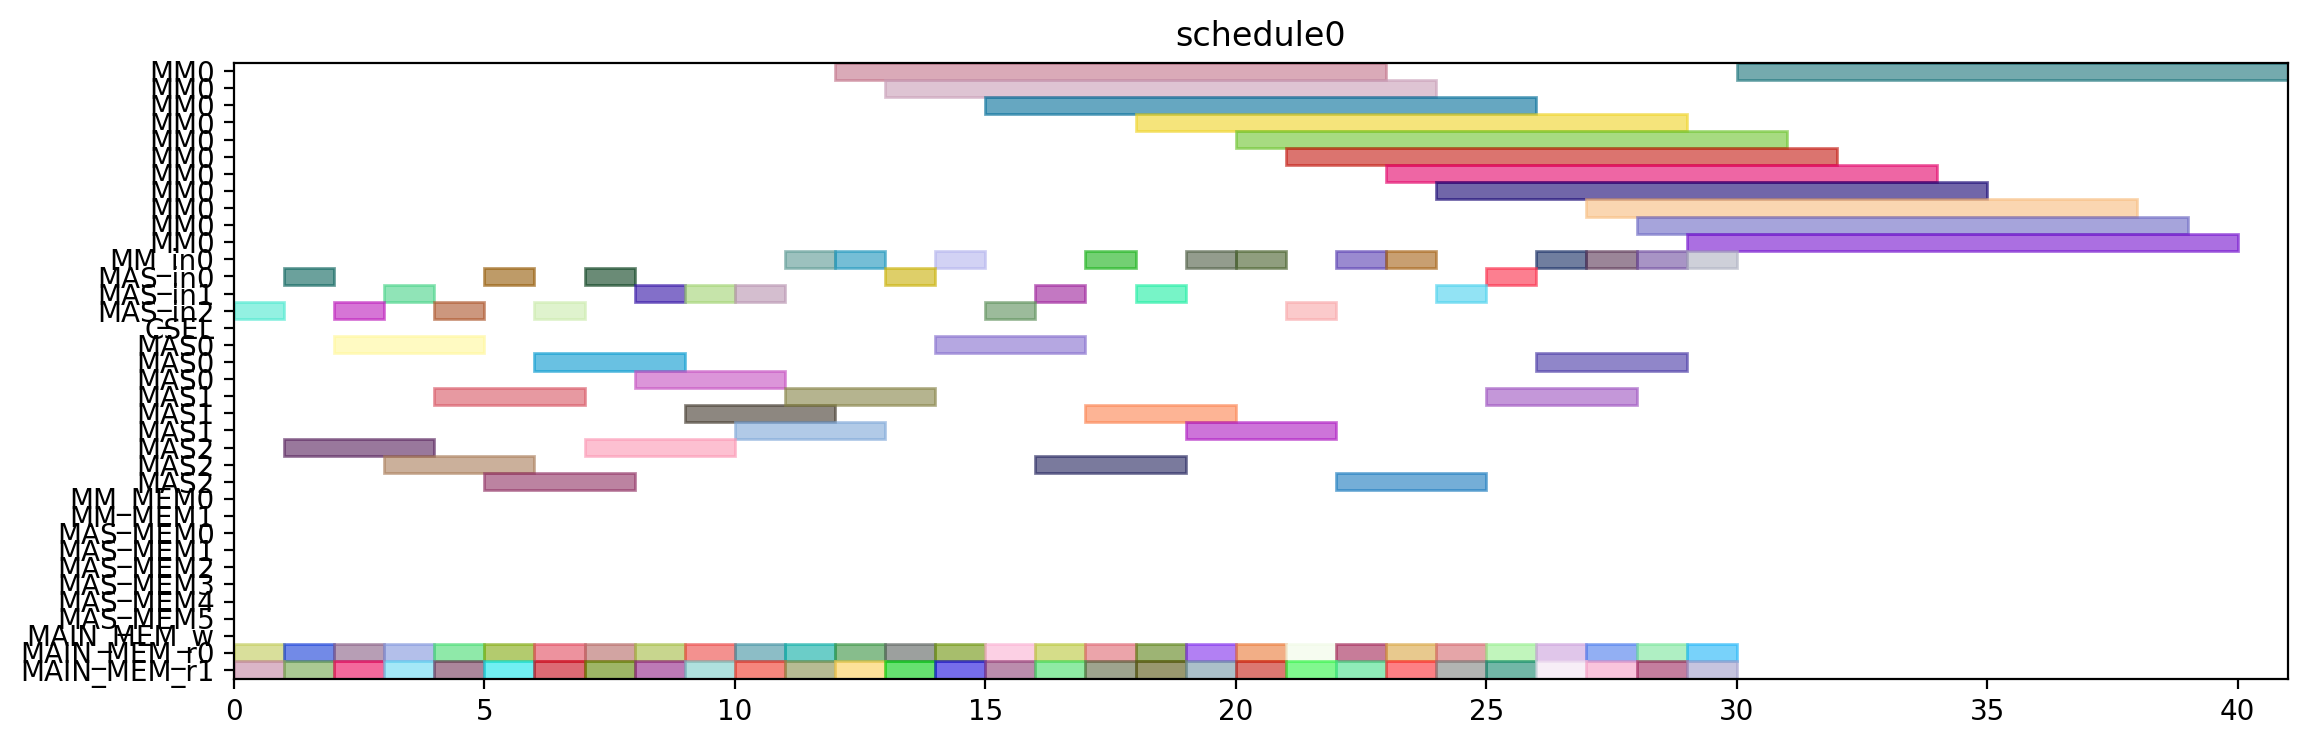

The Python source for this figure:
from pyschedule import Scenario, solvers, plotters, alt


def solve():
	horizon = 120
	S = Scenario("schedule0", horizon=horizon)

	# resource
	MM = S.Resources('MM', num=1, size=11)
	MM_in = S.Resources('MM_in', num=1)
	MAS_in = S.Resources('MAS_in', num=3)
	CSEL = S.Resource('CSEL')
	MAS = S.Resources('MAS', num=3, size=3, periods=range(1, horizon))
	MM_MEM = S.Resources('MM_MEM', num=2)
	MAS_MEM = S.Resources('MAS_MEM', num=6)
	MAIN_MEM_w = S.Resource('MAIN_MEM_w', size=1)
	MAIN_MEM_r = S.Resources('MAIN_MEM_r', num=2)

	# result of previous scheduling

	# new tasks
	T1_t0 = S.Task('T1_t0', length=3, delay_cost=1)
	T1_t0 += alt(MAS)
	T1_t0_in = S.Task('T1_t0_in', length=1, delay_cost=1)
	T1_t0_in += alt(MAS_in)
	S += T1_t0_in*MAS_in[0]<=T1_t0*MAS[0]

	S += T1_t0_in*MAS_in[1]<=T1_t0*MAS[1]

	S += T1_t0_in*MAS_in[2]<=T1_t0*MAS[2]

	T1_t0_mem0 = S.Task('T1_t0_mem0', length=1, delay_cost=1)
	T1_t0_mem0 += MAIN_MEM_r[0]
	S += T1_t0_mem0 <= T1_t0

	T1_t0_mem1 = S.Task('T1_t0_mem1', length=1, delay_cost=1)
	T1_t0_mem1 += MAIN_MEM_r[1]
	S += T1_t0_mem1 <= T1_t0

	T1_t1 = S.Task('T1_t1', length=3, delay_cost=1)
	T1_t1 += alt(MAS)
	T1_t1_in = S.Task('T1_t1_in', length=1, delay_cost=1)
	T1_t1_in += alt(MAS_in)
	S += T1_t1_in*MAS_in[0]<=T1_t1*MAS[0]

	S += T1_t1_in*MAS_in[1]<=T1_t1*MAS[1]

	S += T1_t1_in*MAS_in[2]<=T1_t1*MAS[2]

	T1_t1_mem0 = S.Task('T1_t1_mem0', length=1, delay_cost=1)
	T1_t1_mem0 += MAIN_MEM_r[0]
	S += T1_t1_mem0 <= T1_t1

	T1_t1_mem1 = S.Task('T1_t1_mem1', length=1, delay_cost=1)
	T1_t1_mem1 += MAIN_MEM_r[1]
	S += T1_t1_mem1 <= T1_t1

	T1_t3 = S.Task('T1_t3', length=11, delay_cost=1)
	T1_t3 += alt(MM)
	T1_t3_in = S.Task('T1_t3_in', length=1, delay_cost=1)
	T1_t3_in += alt(MM_in)
	S += T1_t3_in*MM_in[0]<=T1_t3*MM[0]
	T1_t3_mem0 = S.Task('T1_t3_mem0', length=1, delay_cost=1)
	T1_t3_mem0 += MAIN_MEM_r[0]
	S += T1_t3_mem0 <= T1_t3

	T1_t3_mem1 = S.Task('T1_t3_mem1', length=1, delay_cost=1)
	T1_t3_mem1 += MAIN_MEM_r[1]
	S += T1_t3_mem1 <= T1_t3

	T2_t0 = S.Task('T2_t0', length=11, delay_cost=1)
	T2_t0 += alt(MM)
	T2_t0_in = S.Task('T2_t0_in', length=1, delay_cost=1)
	T2_t0_in += alt(MM_in)
	S += T2_t0_in*MM_in[0]<=T2_t0*MM[0]
	T2_t0_mem0 = S.Task('T2_t0_mem0', length=1, delay_cost=1)
	T2_t0_mem0 += MAIN_MEM_r[0]
	S += T2_t0_mem0 <= T2_t0

	T2_t0_mem1 = S.Task('T2_t0_mem1', length=1, delay_cost=1)
	T2_t0_mem1 += MAIN_MEM_r[1]
	S += T2_t0_mem1 <= T2_t0

	T2_t1 = S.Task('T2_t1', length=11, delay_cost=1)
	T2_t1 += alt(MM)
	T2_t1_in = S.Task('T2_t1_in', length=1, delay_cost=1)
	T2_t1_in += alt(MM_in)
	S += T2_t1_in*MM_in[0]<=T2_t1*MM[0]
	T2_t1_mem0 = S.Task('T2_t1_mem0', length=1, delay_cost=1)
	T2_t1_mem0 += MAIN_MEM_r[0]
	S += T2_t1_mem0 <= T2_t1

	T2_t1_mem1 = S.Task('T2_t1_mem1', length=1, delay_cost=1)
	T2_t1_mem1 += MAIN_MEM_r[1]
	S += T2_t1_mem1 <= T2_t1

	T2_t2 = S.Task('T2_t2', length=3, delay_cost=1)
	T2_t2 += alt(MAS)
	T2_t2_in = S.Task('T2_t2_in', length=1, delay_cost=1)
	T2_t2_in += alt(MAS_in)
	S += T2_t2_in*MAS_in[0]<=T2_t2*MAS[0]

	S += T2_t2_in*MAS_in[1]<=T2_t2*MAS[1]

	S += T2_t2_in*MAS_in[2]<=T2_t2*MAS[2]

	T2_t2_mem0 = S.Task('T2_t2_mem0', length=1, delay_cost=1)
	T2_t2_mem0 += MAIN_MEM_r[0]
	S += T2_t2_mem0 <= T2_t2

	T2_t2_mem1 = S.Task('T2_t2_mem1', length=1, delay_cost=1)
	T2_t2_mem1 += MAIN_MEM_r[1]
	S += T2_t2_mem1 <= T2_t2

	T2_t3 = S.Task('T2_t3', length=3, delay_cost=1)
	T2_t3 += alt(MAS)
	T2_t3_in = S.Task('T2_t3_in', length=1, delay_cost=1)
	T2_t3_in += alt(MAS_in)
	S += T2_t3_in*MAS_in[0]<=T2_t3*MAS[0]

	S += T2_t3_in*MAS_in[1]<=T2_t3*MAS[1]

	S += T2_t3_in*MAS_in[2]<=T2_t3*MAS[2]

	T2_t3_mem0 = S.Task('T2_t3_mem0', length=1, delay_cost=1)
	T2_t3_mem0 += MAIN_MEM_r[0]
	S += T2_t3_mem0 <= T2_t3

	T2_t3_mem1 = S.Task('T2_t3_mem1', length=1, delay_cost=1)
	T2_t3_mem1 += MAIN_MEM_r[1]
	S += T2_t3_mem1 <= T2_t3

	T3_t0 = S.Task('T3_t0', length=11, delay_cost=1)
	T3_t0 += alt(MM)
	T3_t0_in = S.Task('T3_t0_in', length=1, delay_cost=1)
	T3_t0_in += alt(MM_in)
	S += T3_t0_in*MM_in[0]<=T3_t0*MM[0]
	T3_t0_mem0 = S.Task('T3_t0_mem0', length=1, delay_cost=1)
	T3_t0_mem0 += MAIN_MEM_r[0]
	S += T3_t0_mem0 <= T3_t0

	T3_t0_mem1 = S.Task('T3_t0_mem1', length=1, delay_cost=1)
	T3_t0_mem1 += MAIN_MEM_r[1]
	S += T3_t0_mem1 <= T3_t0

	T3_t1 = S.Task('T3_t1', length=11, delay_cost=1)
	T3_t1 += alt(MM)
	T3_t1_in = S.Task('T3_t1_in', length=1, delay_cost=1)
	T3_t1_in += alt(MM_in)
	S += T3_t1_in*MM_in[0]<=T3_t1*MM[0]
	T3_t1_mem0 = S.Task('T3_t1_mem0', length=1, delay_cost=1)
	T3_t1_mem0 += MAIN_MEM_r[0]
	S += T3_t1_mem0 <= T3_t1

	T3_t1_mem1 = S.Task('T3_t1_mem1', length=1, delay_cost=1)
	T3_t1_mem1 += MAIN_MEM_r[1]
	S += T3_t1_mem1 <= T3_t1

	T3_t2 = S.Task('T3_t2', length=3, delay_cost=1)
	T3_t2 += alt(MAS)
	T3_t2_in = S.Task('T3_t2_in', length=1, delay_cost=1)
	T3_t2_in += alt(MAS_in)
	S += T3_t2_in*MAS_in[0]<=T3_t2*MAS[0]

	S += T3_t2_in*MAS_in[1]<=T3_t2*MAS[1]

	S += T3_t2_in*MAS_in[2]<=T3_t2*MAS[2]

	T3_t2_mem0 = S.Task('T3_t2_mem0', length=1, delay_cost=1)
	T3_t2_mem0 += MAIN_MEM_r[0]
	S += T3_t2_mem0 <= T3_t2

	T3_t2_mem1 = S.Task('T3_t2_mem1', length=1, delay_cost=1)
	T3_t2_mem1 += MAIN_MEM_r[1]
	S += T3_t2_mem1 <= T3_t2

	T3_t3 = S.Task('T3_t3', length=3, delay_cost=1)
	T3_t3 += alt(MAS)
	T3_t3_in = S.Task('T3_t3_in', length=1, delay_cost=1)
	T3_t3_in += alt(MAS_in)
	S += T3_t3_in*MAS_in[0]<=T3_t3*MAS[0]

	S += T3_t3_in*MAS_in[1]<=T3_t3*MAS[1]

	S += T3_t3_in*MAS_in[2]<=T3_t3*MAS[2]

	T3_t3_mem0 = S.Task('T3_t3_mem0', length=1, delay_cost=1)
	T3_t3_mem0 += MAIN_MEM_r[0]
	S += T3_t3_mem0 <= T3_t3

	T3_t3_mem1 = S.Task('T3_t3_mem1', length=1, delay_cost=1)
	T3_t3_mem1 += MAIN_MEM_r[1]
	S += T3_t3_mem1 <= T3_t3

	T4_t0 = S.Task('T4_t0', length=11, delay_cost=1)
	T4_t0 += alt(MM)
	T4_t0_in = S.Task('T4_t0_in', length=1, delay_cost=1)
	T4_t0_in += alt(MM_in)
	S += T4_t0_in*MM_in[0]<=T4_t0*MM[0]
	T4_t0_mem0 = S.Task('T4_t0_mem0', length=1, delay_cost=1)
	T4_t0_mem0 += MAIN_MEM_r[0]
	S += T4_t0_mem0 <= T4_t0

	T4_t0_mem1 = S.Task('T4_t0_mem1', length=1, delay_cost=1)
	T4_t0_mem1 += MAIN_MEM_r[1]
	S += T4_t0_mem1 <= T4_t0

	T4_t1 = S.Task('T4_t1', length=11, delay_cost=1)
	T4_t1 += alt(MM)
	T4_t1_in = S.Task('T4_t1_in', length=1, delay_cost=1)
	T4_t1_in += alt(MM_in)
	S += T4_t1_in*MM_in[0]<=T4_t1*MM[0]
	T4_t1_mem0 = S.Task('T4_t1_mem0', length=1, delay_cost=1)
	T4_t1_mem0 += MAIN_MEM_r[0]
	S += T4_t1_mem0 <= T4_t1

	T4_t1_mem1 = S.Task('T4_t1_mem1', length=1, delay_cost=1)
	T4_t1_mem1 += MAIN_MEM_r[1]
	S += T4_t1_mem1 <= T4_t1

	T4_t2 = S.Task('T4_t2', length=3, delay_cost=1)
	T4_t2 += alt(MAS)
	T4_t2_in = S.Task('T4_t2_in', length=1, delay_cost=1)
	T4_t2_in += alt(MAS_in)
	S += T4_t2_in*MAS_in[0]<=T4_t2*MAS[0]

	S += T4_t2_in*MAS_in[1]<=T4_t2*MAS[1]

	S += T4_t2_in*MAS_in[2]<=T4_t2*MAS[2]

	T4_t2_mem0 = S.Task('T4_t2_mem0', length=1, delay_cost=1)
	T4_t2_mem0 += MAIN_MEM_r[0]
	S += T4_t2_mem0 <= T4_t2

	T4_t2_mem1 = S.Task('T4_t2_mem1', length=1, delay_cost=1)
	T4_t2_mem1 += MAIN_MEM_r[1]
	S += T4_t2_mem1 <= T4_t2

	T4_t3 = S.Task('T4_t3', length=3, delay_cost=1)
	T4_t3 += alt(MAS)
	T4_t3_in = S.Task('T4_t3_in', length=1, delay_cost=1)
	T4_t3_in += alt(MAS_in)
	S += T4_t3_in*MAS_in[0]<=T4_t3*MAS[0]

	S += T4_t3_in*MAS_in[1]<=T4_t3*MAS[1]

	S += T4_t3_in*MAS_in[2]<=T4_t3*MAS[2]

	T4_t3_mem0 = S.Task('T4_t3_mem0', length=1, delay_cost=1)
	T4_t3_mem0 += MAIN_MEM_r[0]
	S += T4_t3_mem0 <= T4_t3

	T4_t3_mem1 = S.Task('T4_t3_mem1', length=1, delay_cost=1)
	T4_t3_mem1 += MAIN_MEM_r[1]
	S += T4_t3_mem1 <= T4_t3

	T5_t0 = S.Task('T5_t0', length=3, delay_cost=1)
	T5_t0 += alt(MAS)
	T5_t0_in = S.Task('T5_t0_in', length=1, delay_cost=1)
	T5_t0_in += alt(MAS_in)
	S += T5_t0_in*MAS_in[0]<=T5_t0*MAS[0]

	S += T5_t0_in*MAS_in[1]<=T5_t0*MAS[1]

	S += T5_t0_in*MAS_in[2]<=T5_t0*MAS[2]

	T5_t0_mem0 = S.Task('T5_t0_mem0', length=1, delay_cost=1)
	T5_t0_mem0 += MAIN_MEM_r[0]
	S += T5_t0_mem0 <= T5_t0

	T5_t0_mem1 = S.Task('T5_t0_mem1', length=1, delay_cost=1)
	T5_t0_mem1 += MAIN_MEM_r[1]
	S += T5_t0_mem1 <= T5_t0

	T5_t1 = S.Task('T5_t1', length=3, delay_cost=1)
	T5_t1 += alt(MAS)
	T5_t1_in = S.Task('T5_t1_in', length=1, delay_cost=1)
	T5_t1_in += alt(MAS_in)
	S += T5_t1_in*MAS_in[0]<=T5_t1*MAS[0]

	S += T5_t1_in*MAS_in[1]<=T5_t1*MAS[1]

	S += T5_t1_in*MAS_in[2]<=T5_t1*MAS[2]

	T5_t1_mem0 = S.Task('T5_t1_mem0', length=1, delay_cost=1)
	T5_t1_mem0 += MAIN_MEM_r[0]
	S += T5_t1_mem0 <= T5_t1

	T5_t1_mem1 = S.Task('T5_t1_mem1', length=1, delay_cost=1)
	T5_t1_mem1 += MAIN_MEM_r[1]
	S += T5_t1_mem1 <= T5_t1

	T5_t3 = S.Task('T5_t3', length=11, delay_cost=1)
	T5_t3 += alt(MM)
	T5_t3_in = S.Task('T5_t3_in', length=1, delay_cost=1)
	T5_t3_in += alt(MM_in)
	S += T5_t3_in*MM_in[0]<=T5_t3*MM[0]
	T5_t3_mem0 = S.Task('T5_t3_mem0', length=1, delay_cost=1)
	T5_t3_mem0 += MAIN_MEM_r[0]
	S += T5_t3_mem0 <= T5_t3

	T5_t3_mem1 = S.Task('T5_t3_mem1', length=1, delay_cost=1)
	T5_t3_mem1 += MAIN_MEM_r[1]
	S += T5_t3_mem1 <= T5_t3

	T6_t0 = S.Task('T6_t0', length=11, delay_cost=1)
	T6_t0 += alt(MM)
	T6_t0_in = S.Task('T6_t0_in', length=1, delay_cost=1)
	T6_t0_in += alt(MM_in)
	S += T6_t0_in*MM_in[0]<=T6_t0*MM[0]
	T6_t0_mem0 = S.Task('T6_t0_mem0', length=1, delay_cost=1)
	T6_t0_mem0 += MAIN_MEM_r[0]
	S += T6_t0_mem0 <= T6_t0

	T6_t0_mem1 = S.Task('T6_t0_mem1', length=1, delay_cost=1)
	T6_t0_mem1 += MAIN_MEM_r[1]
	S += T6_t0_mem1 <= T6_t0

	T6_t1 = S.Task('T6_t1', length=11, delay_cost=1)
	T6_t1 += alt(MM)
	T6_t1_in = S.Task('T6_t1_in', length=1, delay_cost=1)
	T6_t1_in += alt(MM_in)
	S += T6_t1_in*MM_in[0]<=T6_t1*MM[0]
	T6_t1_mem0 = S.Task('T6_t1_mem0', length=1, delay_cost=1)
	T6_t1_mem0 += MAIN_MEM_r[0]
	S += T6_t1_mem0 <= T6_t1

	T6_t1_mem1 = S.Task('T6_t1_mem1', length=1, delay_cost=1)
	T6_t1_mem1 += MAIN_MEM_r[1]
	S += T6_t1_mem1 <= T6_t1

	T6_t2 = S.Task('T6_t2', length=3, delay_cost=1)
	T6_t2 += alt(MAS)
	T6_t2_in = S.Task('T6_t2_in', length=1, delay_cost=1)
	T6_t2_in += alt(MAS_in)
	S += T6_t2_in*MAS_in[0]<=T6_t2*MAS[0]

	S += T6_t2_in*MAS_in[1]<=T6_t2*MAS[1]

	S += T6_t2_in*MAS_in[2]<=T6_t2*MAS[2]

	T6_t2_mem0 = S.Task('T6_t2_mem0', length=1, delay_cost=1)
	T6_t2_mem0 += MAIN_MEM_r[0]
	S += T6_t2_mem0 <= T6_t2

	T6_t2_mem1 = S.Task('T6_t2_mem1', length=1, delay_cost=1)
	T6_t2_mem1 += MAIN_MEM_r[1]
	S += T6_t2_mem1 <= T6_t2

	T6_t3 = S.Task('T6_t3', length=3, delay_cost=1)
	T6_t3 += alt(MAS)
	T6_t3_in = S.Task('T6_t3_in', length=1, delay_cost=1)
	T6_t3_in += alt(MAS_in)
	S += T6_t3_in*MAS_in[0]<=T6_t3*MAS[0]

	S += T6_t3_in*MAS_in[1]<=T6_t3*MAS[1]

	S += T6_t3_in*MAS_in[2]<=T6_t3*MAS[2]

	T6_t3_mem0 = S.Task('T6_t3_mem0', length=1, delay_cost=1)
	T6_t3_mem0 += MAIN_MEM_r[0]
	S += T6_t3_mem0 <= T6_t3

	T6_t3_mem1 = S.Task('T6_t3_mem1', length=1, delay_cost=1)
	T6_t3_mem1 += MAIN_MEM_r[1]
	S += T6_t3_mem1 <= T6_t3

	T7_t0 = S.Task('T7_t0', length=11, delay_cost=1)
	T7_t0 += alt(MM)
	T7_t0_in = S.Task('T7_t0_in', length=1, delay_cost=1)
	T7_t0_in += alt(MM_in)
	S += T7_t0_in*MM_in[0]<=T7_t0*MM[0]
	T7_t0_mem0 = S.Task('T7_t0_mem0', length=1, delay_cost=1)
	T7_t0_mem0 += MAIN_MEM_r[0]
	S += T7_t0_mem0 <= T7_t0

	T7_t0_mem1 = S.Task('T7_t0_mem1', length=1, delay_cost=1)
	T7_t0_mem1 += MAIN_MEM_r[1]
	S += T7_t0_mem1 <= T7_t0

	T7_t1 = S.Task('T7_t1', length=11, delay_cost=1)
	T7_t1 += alt(MM)
	T7_t1_in = S.Task('T7_t1_in', length=1, delay_cost=1)
	T7_t1_in += alt(MM_in)
	S += T7_t1_in*MM_in[0]<=T7_t1*MM[0]
	T7_t1_mem0 = S.Task('T7_t1_mem0', length=1, delay_cost=1)
	T7_t1_mem0 += MAIN_MEM_r[0]
	S += T7_t1_mem0 <= T7_t1

	T7_t1_mem1 = S.Task('T7_t1_mem1', length=1, delay_cost=1)
	T7_t1_mem1 += MAIN_MEM_r[1]
	S += T7_t1_mem1 <= T7_t1

	T7_t2 = S.Task('T7_t2', length=3, delay_cost=1)
	T7_t2 += alt(MAS)
	T7_t2_in = S.Task('T7_t2_in', length=1, delay_cost=1)
	T7_t2_in += alt(MAS_in)
	S += T7_t2_in*MAS_in[0]<=T7_t2*MAS[0]

	S += T7_t2_in*MAS_in[1]<=T7_t2*MAS[1]

	S += T7_t2_in*MAS_in[2]<=T7_t2*MAS[2]

	T7_t2_mem0 = S.Task('T7_t2_mem0', length=1, delay_cost=1)
	T7_t2_mem0 += MAIN_MEM_r[0]
	S += T7_t2_mem0 <= T7_t2

	T7_t2_mem1 = S.Task('T7_t2_mem1', length=1, delay_cost=1)
	T7_t2_mem1 += MAIN_MEM_r[1]
	S += T7_t2_mem1 <= T7_t2

	T7_t3 = S.Task('T7_t3', length=3, delay_cost=1)
	T7_t3 += alt(MAS)
	T7_t3_in = S.Task('T7_t3_in', length=1, delay_cost=1)
	T7_t3_in += alt(MAS_in)
	S += T7_t3_in*MAS_in[0]<=T7_t3*MAS[0]

	S += T7_t3_in*MAS_in[1]<=T7_t3*MAS[1]

	S += T7_t3_in*MAS_in[2]<=T7_t3*MAS[2]

	T7_t3_mem0 = S.Task('T7_t3_mem0', length=1, delay_cost=1)
	T7_t3_mem0 += MAIN_MEM_r[0]
	S += T7_t3_mem0 <= T7_t3

	T7_t3_mem1 = S.Task('T7_t3_mem1', length=1, delay_cost=1)
	T7_t3_mem1 += MAIN_MEM_r[1]
	S += T7_t3_mem1 <= T7_t3

	T8_t2 = S.Task('T8_t2', length=3, delay_cost=1)
	T8_t2 += alt(MAS)
	T8_t2_in = S.Task('T8_t2_in', length=1, delay_cost=1)
	T8_t2_in += alt(MAS_in)
	S += T8_t2_in*MAS_in[0]<=T8_t2*MAS[0]

	S += T8_t2_in*MAS_in[1]<=T8_t2*MAS[1]

	S += T8_t2_in*MAS_in[2]<=T8_t2*MAS[2]

	T8_t2_mem0 = S.Task('T8_t2_mem0', length=1, delay_cost=1)
	T8_t2_mem0 += MAIN_MEM_r[0]
	S += T8_t2_mem0 <= T8_t2

	T8_t2_mem1 = S.Task('T8_t2_mem1', length=1, delay_cost=1)
	T8_t2_mem1 += MAIN_MEM_r[1]
	S += T8_t2_mem1 <= T8_t2

	T9_t2 = S.Task('T9_t2', length=3, delay_cost=1)
	T9_t2 += alt(MAS)
	T9_t2_in = S.Task('T9_t2_in', length=1, delay_cost=1)
	T9_t2_in += alt(MAS_in)
	S += T9_t2_in*MAS_in[0]<=T9_t2*MAS[0]

	S += T9_t2_in*MAS_in[1]<=T9_t2*MAS[1]

	S += T9_t2_in*MAS_in[2]<=T9_t2*MAS[2]

	T9_t2_mem0 = S.Task('T9_t2_mem0', length=1, delay_cost=1)
	T9_t2_mem0 += MAIN_MEM_r[0]
	S += T9_t2_mem0 <= T9_t2

	T9_t2_mem1 = S.Task('T9_t2_mem1', length=1, delay_cost=1)
	T9_t2_mem1 += MAIN_MEM_r[1]
	S += T9_t2_mem1 <= T9_t2

	T10_t2 = S.Task('T10_t2', length=3, delay_cost=1)
	T10_t2 += alt(MAS)
	T10_t2_in = S.Task('T10_t2_in', length=1, delay_cost=1)
	T10_t2_in += alt(MAS_in)
	S += T10_t2_in*MAS_in[0]<=T10_t2*MAS[0]

	S += T10_t2_in*MAS_in[1]<=T10_t2*MAS[1]

	S += T10_t2_in*MAS_in[2]<=T10_t2*MAS[2]

	T10_t2_mem0 = S.Task('T10_t2_mem0', length=1, delay_cost=1)
	T10_t2_mem0 += MAIN_MEM_r[0]
	S += T10_t2_mem0 <= T10_t2

	T10_t2_mem1 = S.Task('T10_t2_mem1', length=1, delay_cost=1)
	T10_t2_mem1 += MAIN_MEM_r[1]
	S += T10_t2_mem1 <= T10_t2

	T11_t2 = S.Task('T11_t2', length=3, delay_cost=1)
	T11_t2 += alt(MAS)
	T11_t2_in = S.Task('T11_t2_in', length=1, delay_cost=1)
	T11_t2_in += alt(MAS_in)
	S += T11_t2_in*MAS_in[0]<=T11_t2*MAS[0]

	S += T11_t2_in*MAS_in[1]<=T11_t2*MAS[1]

	S += T11_t2_in*MAS_in[2]<=T11_t2*MAS[2]

	T11_t2_mem0 = S.Task('T11_t2_mem0', length=1, delay_cost=1)
	T11_t2_mem0 += MAIN_MEM_r[0]
	S += T11_t2_mem0 <= T11_t2

	T11_t2_mem1 = S.Task('T11_t2_mem1', length=1, delay_cost=1)
	T11_t2_mem1 += MAIN_MEM_r[1]
	S += T11_t2_mem1 <= T11_t2

	solvers.mip.solve(S,msg=1,kind='CPLEX',ratio_gap=1.01)

	solution = [['hoge']*len(S.solution()[1]) for i in range(len(S.solution()))]
	for i in range(len(S.solution())):
		for j in range(len(S.solution()[i])):
			solution[i][j]=str(S.solution()[i][j])
	print(solution)

	cycles = int(solution[-1][3])

	pic_file_name = "/mnt/rose/usr1/fukuda/ABE/multiRAM_multiMAS_16mux/scheduling_result/stage11MM1_stage3MAS3/EP2_LADDERMUL/schedule0.png"
	if(S.solution() != []):
		plotters.matplotlib.plot(S,img_filename=pic_file_name, show_task_labels=False, fig_size=(cycles*0.25+3, 4))

	return solution
